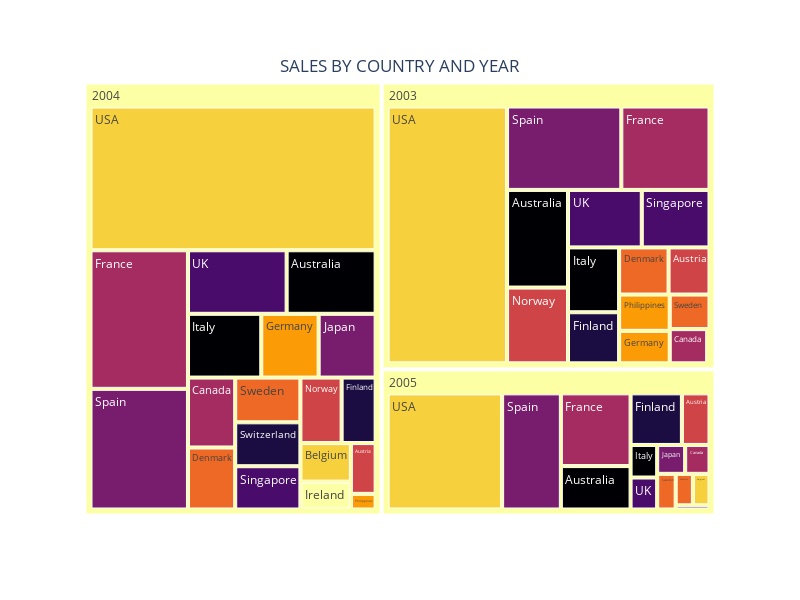

Here is the notebook cell this chart was saved with:
### Code cell
cou1 = px.treemap(cou,path=['Year','Country'],values='Sales',color = 'Country',
                 height = 600,width = 800,template="plotly",
                  color_discrete_sequence=px.colors.sequential.Inferno)
cou1 = cou1.update_layout(title={'text' : 'SALES BY COUNTRY AND YEAR',
                             'y':0.9,'x':0.5,'xanchor': 'center'})
cou1.show()

### Figure 1 — Plotly figure (JSON) as saved in the notebook; plotly's stock layout.template omitted (floating-point values rounded to 4 significant figures)
{"data": [{"branchvalues": "total", "customdata": [["Australia"], ["Finland"], ["Singapore"], ["Australia"], ["Finland"], ["Spain"], ["Australia"], ["France"], ["Spain"], ["France"], ["Spain"], ["Austria"], ["Austria"], ["France"], ["Sweden"], ["Germany"], ["Sweden"], ["Austria"], ["Sweden"], ["Belgium"], ["Germany"], ["Belgium"], ["Ireland"], ["Italy"], ["Switzerland"], ["Italy"], ["Belgium"], ["Italy"], ["UK"], ["Japan"], ["Canada"], ["Japan"], ["Canada"], ["Norway"], ["UK"], ["Canada"], ["Norway"], ["UK"], ["Denmark"], ["Denmark"], ["Philippines"], ["USA"], ["Philippines"], ["USA"], ["Denmark"], ["Singapore"], ["Singapore"], ["Finland"], ["USA"], ["(?)"], ["(?)"], ["(?)"]], "domain": {"x": [0, 1], "y": [0, 1]}, "hovertemplate": "labels=%{label}<br>Sales=%{value}<br>parent=%{parent}<br>id=%{id}<br>Country=%{customdata[0]}<extra></extra>", "ids": ["2003/Australia", "2004/Finland", "2005/Singapore", "2004/Australia", "2005/Finland", "2003/Spain", "2005/Australia", "2003/France", "2004/Spain", "2004/France", "2005/Spain", "2003/Austria", "2004/Austria", "2005/France", "2003/Sweden", "2003/Germany", "2004/Sweden", "2005/Austria", "2005/Sweden", "2003/Belgium", "2004/Germany", "2004/Belgium", "2004/Ireland", "2003/Italy", "2004/Switzerland", "2004/Italy", "2005/Belgium", "2005/Italy", "2003/UK", "2004/Japan", "2003/Canada", "2005/Japan", "2004/Canada", "2003/Norway", "2004/UK", "2005/Canada", "2004/Norway", "2005/UK", "2003/Denmark", "2004/Denmark", "2003/Philippines", "2003/USA", "2004/Philippines", "2004/USA", "2005/Denmark", "2003/Singapore", "2004/Singapore", "2003/Finland", "2005/USA", "2003", "2004", "2005"], "labels": ["Australia", "Finland", "Singapore", "Australia", "Finland", "Spain", "Australia", "France", "Spain", "France", "Spain", "Austria", "Austria", "France", "Sweden", "Germany", "Sweden", "Austria", "Sweden", "Belgium", "Germany", "Belgium", "Ireland", "Italy", "Switzerland", "Italy", "Belgium", "Italy", "UK", "Japan", "Canada", "Japan", "Canada", "Norway", "UK", "Canada", "Norway", "UK", "Denmark", "Denmark", "Philippines", "USA", "Philippines", "USA", "Denmark", "Singapore", "Singapore", "Finland", "USA", "2003", "2004", "2005"], "marker": {"colors": ["#000004", "#1b0c41", "#4a0c6b", "#000004", "#1b0c41", "#781c6d", "#000004", "#a52c60", "#781c6d", "#a52c60", "#781c6d", "#cf4446", "#cf4446", "#a52c60", "#ed6925", "#fb9b06", "#ed6925", "#cf4446", "#ed6925", "#f7d13d", "#fb9b06", "#f7d13d", "#fcffa4", "#000004", "#1b0c41", "#000004", "#f7d13d", "#000004", "#4a0c6b", "#781c6d", "#a52c60", "#781c6d", "#a52c60", "#cf4446", "#4a0c6b", "#a52c60", "#cf4446", "#4a0c6b", "#ed6925", "#ed6925", "#fb9b06", "#f7d13d", "#fb9b06", "#f7d13d", "#ed6925", "#4a0c6b", "#4a0c6b", "#1b0c41", "#f7d13d", "#fcffa4", "#fcffa4", "#fcffa4"]}, "name": "", "parents": ["2003", "2004", "2005", "2004", "2005", "2003", "2005", "2003", "2004", "2004", "2005", "2003", "2004", "2005", "2003", "2003", "2004", "2005", "2005", "2003", "2004", "2004", "2004", "2003", "2004", "2004", "2005", "2005", "2003", "2004", "2003", "2005", "2004", "2003", "2004", "2005", "2004", "2005", "2003", "2004", "2003", "2003", "2004", "2004", "2005", "2003", "2004", "2003", "2005", "", "", ""], "type": "treemap", "values": [253100.0, 91580.0, 6763.0, 232400.0, 126900.0, 405300.0, 145100.0, 312800.0, 483500.0, 555200.0, 326800.0, 82120.0, 51690.0, 243000.0, 58460.0, 70050.0, 119900.0, 68250.0, 31610.0, 3348.0, 150400.0, 80020.0, 57760.0, 140900.0, 117700.0, 192200.0, 25040.0, 41510.0, 180400.0, 149400.0, 54610.0, 38750.0, 135800.0, 196500.0, 257700.0, 33690.0, 110900.0, 40800.0, 99190.0, 120400.0, 78090.0, 1305000.0, 15930.0, 1685000.0, 26010.0, 165700.0, 116000.0, 111200.0, 637400.0, 3517000.0, 4724000.0, 1791000.0]}], "layout": {"height": 600, "legend": {"tracegroupgap": 0}, "margin": {"t": 60}, "title": {"text": "SALES BY COUNTRY AND YEAR", "x": 0.5, "xanchor": "center", "y": 0.9}, "treemapcolorway": ["#000004", "#1b0c41", "#4a0c6b", "#781c6d", "#a52c60", "#cf4446", "#ed6925", "#fb9b06", "#f7d13d", "#fcffa4"], "width": 800}}
